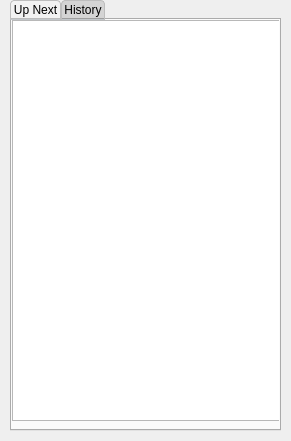
<?xml version="1.0" encoding="UTF-8"?>
<ui version="4.0">
 <class>NextUp</class>
 <widget class="QWidget" name="NextUp">
  <property name="geometry">
   <rect>
    <x>0</x>
    <y>0</y>
    <width>291</width>
    <height>441</height>
   </rect>
  </property>
  <widget class="QTabWidget" name="nextUpWidget">
   <property name="geometry">
    <rect>
     <x>10</x>
     <y>0</y>
     <width>271</width>
     <height>431</height>
    </rect>
   </property>
   <property name="styleSheet">
    <string notr="true">QTabBar::tab {
	border: 1px solid #BDBDBD;
    	border-bottom-color: #C2C7CB;
   	border-top-left-radius: 4px;
    	border-top-right-radius: 4px;
    	min-width: 8ex;
    	padding: 2px;
    	background: rgba(100, 100, 100, 50);
}

QTabBar::tab:selected {
	background: rgba(255, 255, 255, 50);
    	border-color: #BDBDBD;
    	border-bottom-color: #C2C7CB; 
}</string>
   </property>
   <property name="currentIndex">
    <number>0</number>
   </property>
   <widget class="QWidget" name="upNext">
    <attribute name="title">
     <string>Up Next</string>
    </attribute>
    <widget class="QListWidget" name="listUpNext">
     <property name="geometry">
      <rect>
       <x>0</x>
       <y>0</y>
       <width>271</width>
       <height>401</height>
      </rect>
     </property>
     <property name="horizontalScrollBarPolicy">
      <enum>Qt::ScrollBarAlwaysOff</enum>
     </property>
     <property name="selectionMode">
      <enum>QAbstractItemView::NoSelection</enum>
     </property>
     <property name="horizontalScrollMode">
      <enum>QAbstractItemView::ScrollPerPixel</enum>
     </property>
     <property name="layoutMode">
      <enum>QListView::Batched</enum>
     </property>
     <property name="uniformItemSizes">
      <bool>true</bool>
     </property>
     <property name="itemAlignment">
      <set>Qt::AlignLeading|Qt::AlignLeft|Qt::AlignVCenter</set>
     </property>
    </widget>
   </widget>
   <widget class="QWidget" name="history">
    <attribute name="title">
     <string>History</string>
    </attribute>
    <widget class="QListWidget" name="listHistory">
     <property name="geometry">
      <rect>
       <x>0</x>
       <y>0</y>
       <width>271</width>
       <height>401</height>
      </rect>
     </property>
     <property name="horizontalScrollBarPolicy">
      <enum>Qt::ScrollBarAlwaysOff</enum>
     </property>
    </widget>
   </widget>
  </widget>
 </widget>
 <resources/>
 <connections/>
</ui>
